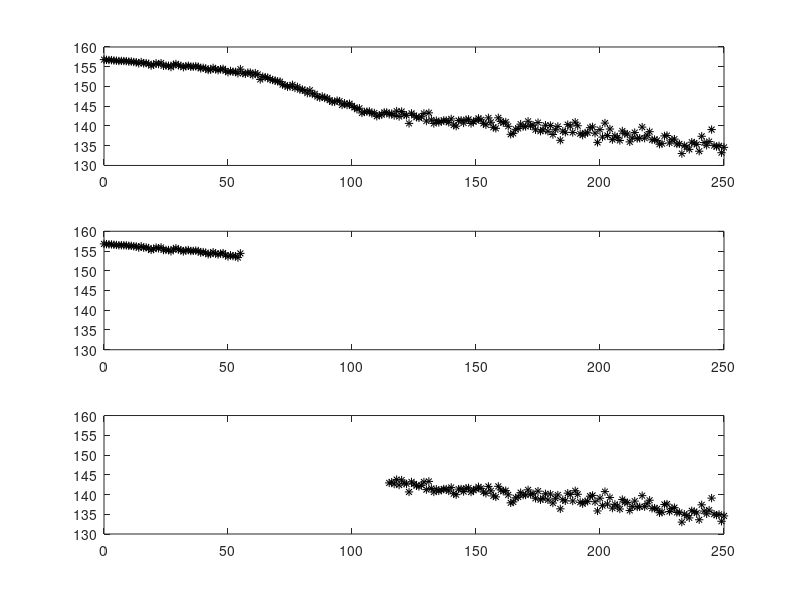
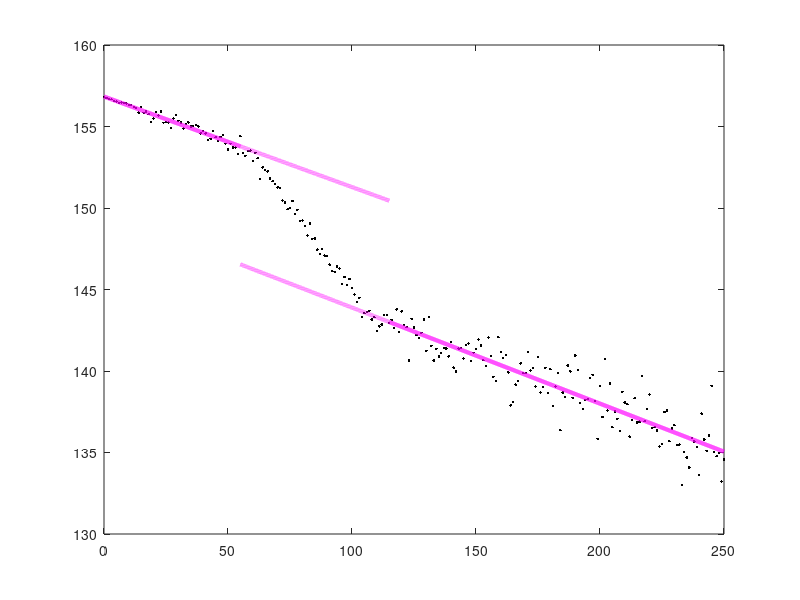

Write the MATLAB code that produced these figures, in order.
clear all; close all;
t = [0	1	2	3	4	5	6	7	8	9	10	11	12	13	14	15	16	17	18	19	20	21	22	23	24	25	26	27	28	29	30	31	32	33	34	35	36	37	38	39	40	41	42	43	44	45	46	47	48	49	50	51	52	53	54	55	56	57	58	59	60	61	62	63	64	65	66	67	68	69	70	71	72	73	74	75	76	77	78	79	80	81	82	83	84	85	86	87	88	89	90	91	92	93	94	95	96	97	98	99	100	101	102	103	104	105	106	107	108	109	110	111	112	113	114	115	116	117	118	119	120	121	122	123	124	125	126	127	128	129	130	131	132	133	134	135	136	137	138	139	140	141	142	143	144	145	146	147	148	149	150	151	152	153	154	155	156	157	158	159	160	161	162	163	164	165	166	167	168	169	170	171	172	173	174	175	176	177	178	179	180	181	182	183	184	185	186	187	188	189	190	191	192	193	194	195	196	197	198	199	200	201	202	203	204	205	206	207	208	209	210	211	212	213	214	215	216	217	218	219	220	221	222	223	224	225	226	227	228	229	230	231	232	233	234	235	236	237	238	239	240	241	242	243	244	245	246	247	248	249	250];
m = [156.8	156.74	156.69	156.67	156.58	156.53	156.45	156.47	156.44	156.42	156.31	156.31	156.19	156.15	155.85	156.2	155.84	155.91	155.76	155.28	155.49	155.88	155.67	155.91	155.23	155.28	155.25	154.91	155.5	155.7	155.35	155.24	154.88	155.15	155.25	154.99	155.03	155.1	155.01	154.58	154.73	154.58	154.17	154.24	154.71	154.35	154.12	154.36	154.47	153.94	153.6	153.94	153.71	153.71	153.33	154.4	153.37	153.2	153.5	153.52	152.88	153.39	153.05	151.78	152.49	152.34	152.25	151.8	151.65	151.48	151.27	151.23	150.47	150.33	149.93	150.01	150.43	149.64	149.89	149.2	149.23	148.91	148.31	149.04	148.1	148.12	147.45	147.19	147.48	147.08	147.04	146.53	146.12	146.08	146.42	146.29	145.33	145.77	145.29	145.64	145.09	144.69	144.24	144.49	143.3	143.55	143.63	143.69	143.16	143.3	142.45	142.74	142.86	143.43	143.43	142.93	143.14	142.64	143.78	142.4	143.66	142.84	142.69	140.65	143.2	142.67	142.21	142.04	142.34	143.17	141.24	143.32	141.54	140.64	141.36	140.9	141.1	141.41	141.38	140.9	141.79	140.21	139.96	141.37	141.41	140.76	141.58	141.68	140.63	141.12	141.36	141.94	141.56	140.66	140.3	142.05	140.93	139.65	139.4	142.07	141.16	140.81	140.99	139.92	137.89	138.11	139.16	139.37	140.47	139.86	139.87	141.18	140.04	140.2	139.04	140.85	138.67	139.02	140.19	138.65	140.11	137.84	139.05	139.88	136.37	138.69	138.4	140.34	139.98	138.36	140.95	140.06	138.03	137.67	138.22	138.28	139.57	139.77	138.17	135.84	139.07	137.18	140.73	137.58	139.23	136.55	137.51	137.06	136.33	138.73	138.06	137.96	135.97	137	138.33	136.84	136.89	139.71	136.92	137.66	138.55	136.5	136.56	136.35	135.38	135.52	137.48	137.58	135.7	136.48	136.68	135.45	135.48	133.01	135.03	134.69	134.08	135.89	135.68	135.33	133.61	137.39	135.8	135.11	136.05	139.09	135.03	134.78	134.97	133.23	134.58];

%%%%%%% Se rellenan los arreglos nuevos con los datos pertenecientes a las dos rectas de interes 
r1max = 55; r2min = 115; %<----------------------- SELECCIONAR valor maximo para la recta 1 de TIEMPO, y valor minimo para la recta 2 de TIEMPO 
n=find(t==r1max); 
x(1) = 0; y(1) = 0; x = t(1:n); y = m(1:n); Ns = length(t);
i=find(t==r2min); 
x2 = t(i:Ns); y2 = m(i:Ns);

%%%%%%% se realiza ajuste por minimos cuadrados a ambas rectas
N = size(x)(2)
sxy = sum(x.*y);sxx = sum(x.*x);syy = sum(y.*y);sx = sum(x);sy = sum(y);
a1 = (((N)*(sxy))-((sx)*(sy)))/(((N)*(sxx))-((sx)*(sx)))
b1 = (((sxx)*(sy))-((sx)*(sxy)))/(((N)*(sxx))-((sx)*(sx)))
e = (y-((a1*x)+b1)).^2;sei = sum(e);
incertidumbrea=sqrt((sei)/(N-2))*sqrt((N)/(((N)*(sxx))-((sx)*(sx))))
incertidumbreb=sqrt((sei)/(N-2))*sqrt((sxx)/(((N)*(sxx))-((sx)*(sx))))
r = (((N)*(sxy))-((sx)*(sy)))/(sqrt(((N)*(sxx))-((sx)*(sx)))*sqrt(((N)*(syy))-((sy)*(sy))))

N2 = size(x2)(2)
sx2y2 = sum(x2.*y2);sx2x2 = sum(x2.*x2);sy2y2 = sum(y2.*y2);sx2 = sum(x2);sy2 = sum(y2);
a2 = (((N2)*(sx2y2))-((sx2)*(sy2)))/(((N2)*(sx2x2))-((sx2)*(sx2)))
b2 = (((sx2x2)*(sy2))-((sx2)*(sx2y2)))/(((N2)*(sx2x2))-((sx2)*(sx2)))
e2 = (y2-((a2*x2)+b2)).^2;sei2 = sum(e2);
iN2certidumbrea=sqrt((sei2)/(N2-2))*sqrt((N2)/(((N2)*(sx2x2))-((sx2)*(sx2))))
iN2certidumbreb=sqrt((sei2)/(N2-2))*sqrt((sx2x2)/(((N2)*(sx2x2))-((sx2)*(sx2))))
r2 = (((N2)*(sx2y2))-((sx2)*(sy2)))/(sqrt(((N2)*(sx2x2))-((sx2)*(sx2)))*sqrt(((N2)*(sy2y2))-((sy2)*(sy2))))

%%%%%%% rectas ajuste MMC
xx1=t(1):0.1:t(n); yy1=a1*xx1+b1; xx2=t(n):0.01:t(i); yy2=a1*xx2+b1;
xx3=t(n):0.01:t(i); yy3=a2*xx3+b2; xx4=t(i):0.1:t(Ns); yy4=a2*xx4+b2;

%%%%%%% figuras
figure(1);clf;
subplot(3,1,1)
plot (t,m,'k*')
subplot(3,1,2)
plot (x,y,'k*'); axis([0 250 130 160])   %%%%%%% <----------- SELECCIONAR rangos que concuerden con la primer grafica subplot(3,1,1)
subplot(3,1,3)
plot (x2,y2,'k*'); axis([0 250 130 160]) %%%%%%% <----------- SELECCIONAR rangos que concuerden con la primer grafica subplot(3,1,1)

figure(2);clf;
plot(t,m,'k.',xx1,yy1,'m-','linewidth',3,xx2,yy2,'m--','linewidth',3,xx3,yy3,'m--','linewidth',3,xx4,yy4,'m-','linewidth',3)
